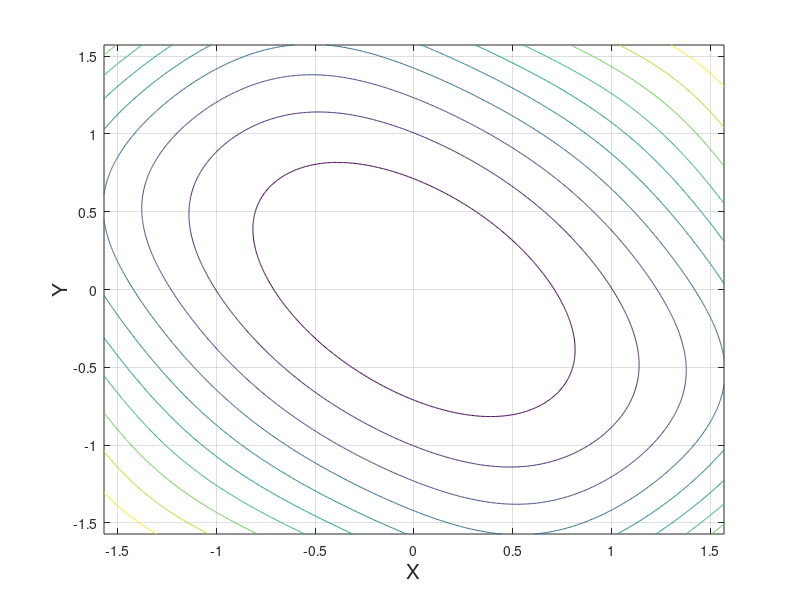

Reproduce this figure in MATLAB.
function sinplot
    x = linspace(-0.5*pi, 0.5*pi, 500);
    y = linspace(-0.5*pi, 0.5*pi, 500);
    [x1,y1] = meshgrid(x, y);
    z =  x1.^2 + sin(x1.*y1) +y1.^2;
    contour(x1,y1,z);
    grid on;
    xlabel('X', 'FontSize', 15);
    ylabel('Y', 'FontSize', 15);
end

